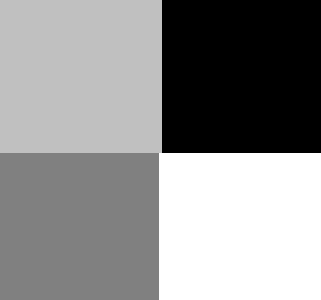
%> input picture Multiphase_CV/fourblock_gray.bmp, 107 x 100 px (shown 3 times larger)
$ octave Demo_multiphase_original.m   (GNU Octave 9; MATLAB toolbox functions it lacks are replaced by stand-ins)
%> lines starting %> are read from the running program, lines starting %| are printed output that depends on the picture
### Multiphase_CV/initial_sdf2circle.m
function f = initial_sdf2circle(nrow,ncol, ic,jc,r,fun_n)
%   sdf2circle(nrow,ncol, ic,jc,r) computes the signed distance to a circle
%   input:
%       nrow: number of rows
%       ncol: number of columns
%       (ic,jc): center of the circle
%       r: radius of the circle
%   output:
%       f: signed distance to the circle
%
%   created on 04/26/2004
%   author: Chunming Li
%   email: li_chunming@hotmail.com
%   Copyright (c) 2004-2006 by Chunming Li
[X,Y] = meshgrid(1:ncol, 1:nrow);
a=5;b=6;
f=ones(nrow,ncol,fun_n);
for k=1:fun_n
    f(:,:,k) = -sqrt((X-k*jc/fun_n).^2+(Y-k*ic/fun_n).^2)+r/2;
end

%f=sdf2circle(100,50,51,25,10);figure;imagesc(f)

### Multiphase_CV/plotLevelSet.m
function [c,h]=plotLevelSet(u,zLevel, style)
%   plotLevelSet(u,zLevel, style) plot the level contour of function u at
%   the zLevel.
%   created on 04/26/2004
%   author: Chunming Li
%   email: li_chunming@hotmail.com
%   Copyright (c) 2004-2006 by Chunming Li
% hold on;
[c,h] = contour(u,[zLevel zLevel],style);
% hold off;

### Multiphase_CV/EVOLUTION_4PHASE.m
function phi = EVOLUTION_4PHASE(I, phi0, nu, lambda_1, lambda_2, delta_t, epsilon, numIter);
%   This function updates the level set function in the Vese-Chan multiphase level set
%   model in [1].
%
%   Reference:
%   [1] A Multiphase Level Set Framework for Image Segmentation Using the Mumford and Shah Model, IJCV 2002.
%
%   created on 01/20/2006 by Chunming Li and Lu Li
%   author: Chunming Li and Lu Li
%   email: li_chunming@hotmail.com
%   Homepage:
%            http://www.vuiis.vanderbilt.edu/~licm/
%            http://www.engr.uconn.edu/~cmli
%   Copyright (c) 2004-2008 by Chunming Li and Lu Li

phi(:,:,1)=phi0(:,:,1);
phi(:,:,2)=phi0(:,:,2);

for m=1:numIter
    for k=1:2
        tmp_phi=phi(:,:,k);
        tmp_phi=NeumannBoundCond(tmp_phi);
        delta_h=Delta(tmp_phi,epsilon);
        differenceScheme=0; % use 0, 1, 2 for different schemes to compute curvature
        Curv = CURVATURE_CV(tmp_phi,differenceScheme);
        [C,mult]=quadrifit(phi,I,epsilon,2);
        b=zeros(size(Curv));

        if k==1
            b=(C(1)-C(2))*(C(1)+C(2)-2*I).*mult(:,:,1,1);
            b=b+(C(3)-C(4))*(C(3)+C(4)-2*I).*mult(:,:,1,2);
        else
            b=(C(1)-C(3))*(C(1)+C(3)-2*I).*mult(:,:,2,1);
            b=b+(C(2)-C(4))*(C(2)+C(4)-2*I).*mult(:,:,2,2);
        end
        tmp_phi=tmp_phi+delta_t*(delta_h.*(nu*Curv+b));
        phi(:,:,k)=tmp_phi;
    end
end

% [7 lines left out: function NeumannBoundCond, not called in this run]

### Multiphase_CV/Demo_multiphase_original.m
%   This code implements the Vese-Chan multiphase level set model in [1].
%   Note: There may be more sophiscated numerical schemes with better performance than the one in
%   this implementation.
%
%   Reference:
%   [1] A Multiphase Level Set Framework for Image Segmentation Using the Mumford and Shah Model, IJCV 2002.

clear;
delta_t = .1;
lambda_1=1;
lambda_2=1;
h = 1;
epsilon=1;
nu = .001*255*255;
fun_n=2;  % two level set functions for 4 phase level set formulation

Img=imread('fourblock_gray.bmp');
%> Img is the input picture: size 100x107 uint8; min 0, max 255, mean 143.5
U=Img(:,:,1);

% get the size
[nrow, ncol] =size(U);
%> nrow = 100; ncol = 107

ic=nrow/2;
%> ic = 50
jc=ncol/2;
%> jc = 53.5
r=30;
phi = initial_sdf2circle(nrow,ncol,ic,jc,r,fun_n);
I=double(U);

figure;
imagesc(uint8(I));colormap(gray)
hold on;
plotLevelSet(phi(:,:,1),0,'r');
plotLevelSet(phi(:,:,2),0,'b');

numIter = 10;

for k=1:120
    phi=EVOLUTION_4PHASE(I, phi, nu, lambda_1, lambda_2, delta_t, epsilon, numIter);   % update level set function
    if mod(k,2)==0
        pause(.1);
        imagesc(uint8(I));colormap(gray)
        hold on;
          phi_1=phi(:,:,1);
          phi_2=phi(:,:,2);
          plotLevelSet(phi_1,0,'r');
          plotLevelSet(phi_2,0,'b');
          hold off;
   end
end
%> this loop made 120 passes
%> pass 2, `phi_1=phi(:,:,1);`:
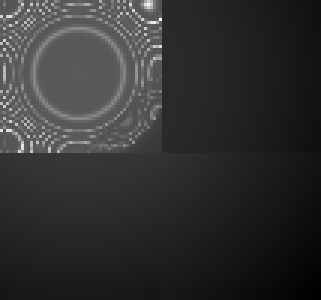
%> phi_1: size 100x107 double (shown 3 times larger); min -92.23, max 241.2, mean -27; drawn with min black and max white
%> pass 2, `phi_2=phi(:,:,2);`:
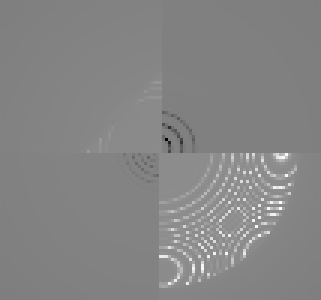
%> phi_2: size 100x107 double (shown 3 times larger); min -884.2, max 778.7, mean -12.7; drawn with min black and max white
%> after the loop:
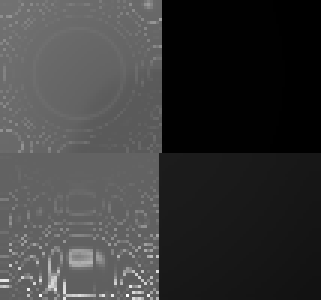
%> phi_1: size 100x107 double (shown 3 times larger); min -146, max 484.2, mean -0.7; drawn with min black and max white
%> after the loop:
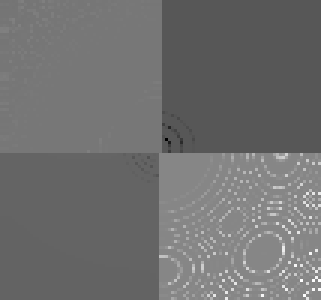
%> phi_2: size 100x107 double (shown 3 times larger); min -887.2, max 1129.3, mean 1.7; drawn with min black and max white
%> after the loop:
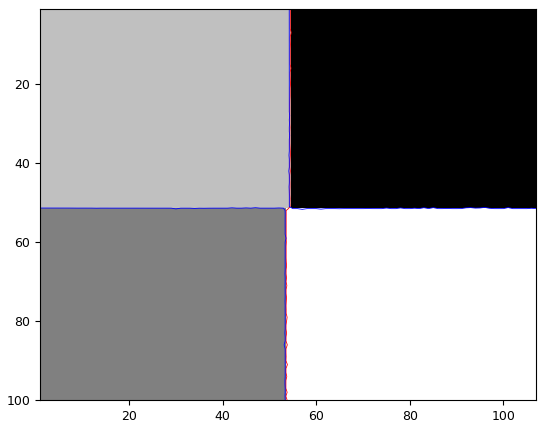
%> figure redrawn from the program's plot data
figure;mesh(phi_1);
title('\phi_1, Vese-Chan model');
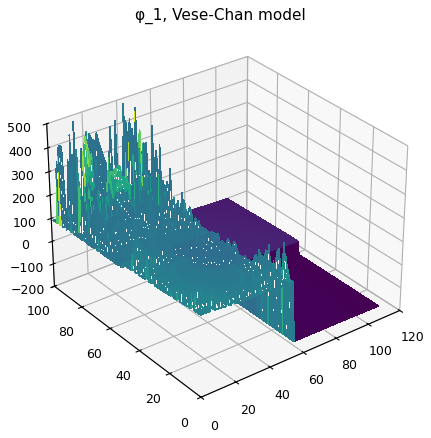
%> figure redrawn from the program's plot data
figure;mesh(phi_2);
title('\phi_2, Vese-Chan model');
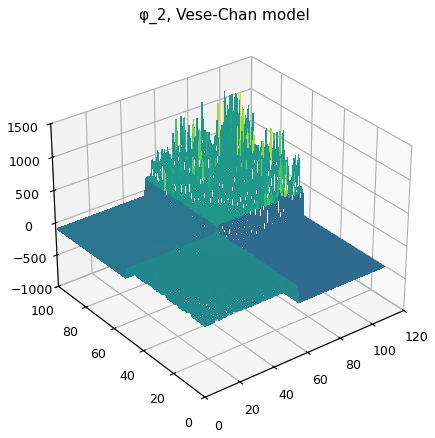
%> figure redrawn from the program's plot data
